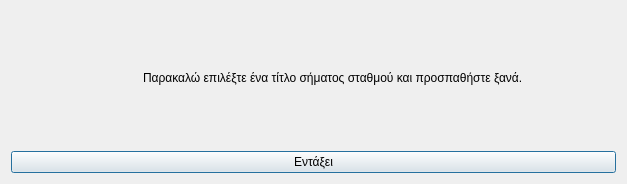
<?xml version="1.0" encoding="UTF-8"?>
<ui version="4.0">
 <class>Dialog</class>
 <widget class="QDialog" name="Dialog">
  <property name="geometry">
   <rect>
    <x>0</x>
    <y>0</y>
    <width>627</width>
    <height>184</height>
   </rect>
  </property>
  <property name="windowTitle">
   <string>Δεν έχει επιλεγεί τίτλος σήματος σταθμού</string>
  </property>
  <property name="windowIcon">
   <iconset resource="../../../../icons.qrc">
    <normaloff>:/rest-windows/assets/images/rest-windows/information.png</normaloff>:/rest-windows/assets/images/rest-windows/information.png</iconset>
  </property>
  <layout class="QGridLayout" name="gridLayout">
   <item row="0" column="0">
    <widget class="QFrame" name="frame">
     <property name="styleSheet">
      <string notr="true">QFrame{border:0px;}</string>
     </property>
     <property name="frameShape">
      <enum>QFrame::StyledPanel</enum>
     </property>
     <property name="frameShadow">
      <enum>QFrame::Raised</enum>
     </property>
     <layout class="QHBoxLayout" name="horizontalLayout">
      <item>
       <widget class="QLabel" name="image_label">
        <property name="maximumSize">
         <size>
          <width>117</width>
          <height>117</height>
         </size>
        </property>
        <property name="text">
         <string/>
        </property>
        <property name="pixmap">
         <pixmap resource="../../../../icons.qrc">:/rest-windows/assets/images/rest-windows/information.png</pixmap>
        </property>
        <property name="scaledContents">
         <bool>true</bool>
        </property>
       </widget>
      </item>
      <item>
       <widget class="QLabel" name="label">
        <property name="text">
         <string>Παρακαλώ επιλέξτε ένα τίτλο σήματος σταθμού και προσπαθήστε ξανά.</string>
        </property>
        <property name="alignment">
         <set>Qt::AlignJustify|Qt::AlignVCenter</set>
        </property>
        <property name="wordWrap">
         <bool>true</bool>
        </property>
       </widget>
      </item>
     </layout>
    </widget>
   </item>
   <item row="1" column="0">
    <widget class="QPushButton" name="ok">
     <property name="text">
      <string>Εντάξει</string>
     </property>
     <property name="icon">
      <iconset resource="../../../../icons.qrc">
       <normaloff>:/rest-windows/assets/images/rest-windows/ok.png</normaloff>:/rest-windows/assets/images/rest-windows/ok.png</iconset>
     </property>
    </widget>
   </item>
  </layout>
 </widget>
 <tabstops>
  <tabstop>ok</tabstop>
 </tabstops>
 <resources>
  <include location="../../../../icons.qrc"/>
  <include location="../../../../icons.qrc"/>
 </resources>
 <connections/>
</ui>
